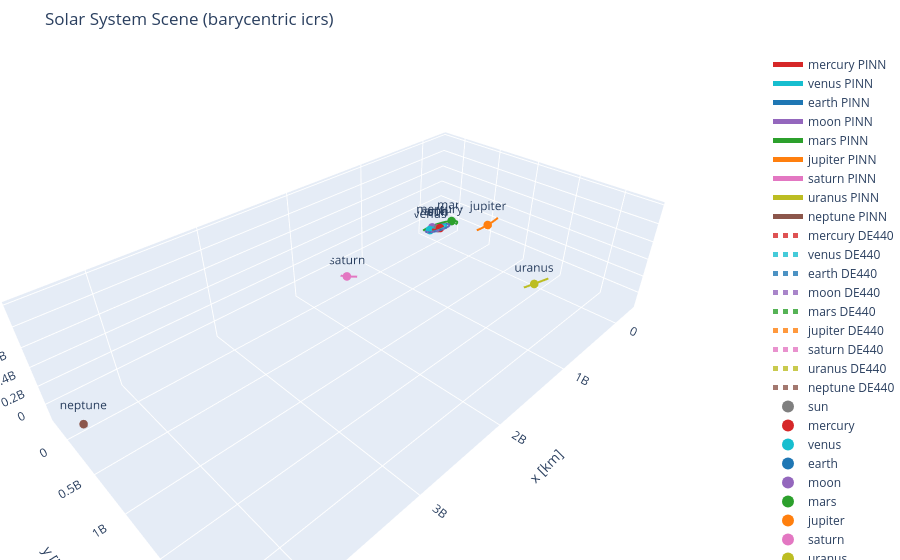

This figure's notebook cell:
### Code cell
import numpy as np

from solsys_emulator.config import DEFAULT_CHECKPOINT_PATH, DEFAULT_KERNEL_PATH
from solsys_emulator.de440_dataset import find_local_kernel, load_kernel, sample_states
from solsys_emulator.inference import EphemerisEmulator
from solsys_emulator.train import load_checkpoint
from solsys_emulator.time_frames import build_time_grid
from solsys_emulator.viz_3d import plot_scene

emu = EphemerisEmulator.from_checkpoint(DEFAULT_CHECKPOINT_PATH)

ckpt_meta = load_checkpoint(DEFAULT_CHECKPOINT_PATH)
train_meta = ckpt_meta.get('train_config', {})
print('Checkpoint split_mode:', train_meta.get('split_mode'))
print('Checkpoint nbody_loss_weight:', train_meta.get('nbody_loss_weight'))

# Tutti i corpi dinamici nel checkpoint (esclude il Sole dalle traiettorie)
bodies_to_compare = [b for b in emu.bodies if b.lower() != 'sun']
print('Corpi in confronto:', bodies_to_compare)

dt_plot_seconds = 21600.0  # 6 ore
plot_t0 = '2025-01-01T00:00:00'
plot_t1 = '2026-01-01T00:00:00'

# Traiettorie PINN
pred_traj = {
    body: emu.predict_trajectory(body, plot_t0, plot_t1, dt_plot_seconds)
    for body in bodies_to_compare
}

# Traiettorie vere da DE440/DE441 (strict)
kernel_path = find_local_kernel([DEFAULT_KERNEL_PATH])
if kernel_path is None:
    raise RuntimeError('Nessun kernel DE440/DE441 trovato in data/.')

kernel = load_kernel(kernel_path)
_, time_grid = build_time_grid(plot_t0, plot_t1, dt_plot_seconds)
true_states, meta = sample_states(time_grid, bodies=bodies_to_compare, kernel=kernel)
true_traj = {body: true_states[:, idx, :3] for idx, body in enumerate(bodies_to_compare)}

print('Kernel usato:', kernel_path)
print('Source:', meta.get('source'))

for body in bodies_to_compare:
    err = pred_traj[body] - true_traj[body]
    rmse = np.sqrt(np.mean(np.sum(err * err, axis=1)))
    print(f'{body:8s} RMSE position [km]: {rmse:,.2f}')

state_t = emu.predict_state('2025-06-01T00:00:00')
fig = plot_scene(
    states_at_t=state_t,
    trajectories=pred_traj,
    reference_trajectories=true_traj,
    reference_label='DE440',
    frame_label='barycentric icrs',
    units_label='km',
)
fig.show()

### Figure 1 — Plotly figure (JSON) as saved in the notebook; plotly's stock layout.template omitted (floating-point values rounded to 4 significant figures; data arrays with more than 128 entries replaced by an {"elided": "..."} marker saying what was removed)
{"data": [{"line": {"color": "#d62728", "width": 4}, "mode": "lines", "name": "mercury PINN", "x": {"elided": "1461 float values"}, "y": {"elided": "1461 float values"}, "z": {"elided": "1461 float values"}, "type": "scatter3d"}, {"line": {"color": "#17becf", "width": 4}, "mode": "lines", "name": "venus PINN", "x": {"elided": "1461 float values"}, "y": {"elided": "1461 float values"}, "z": {"elided": "1461 float values"}, "type": "scatter3d"}, {"line": {"color": "#1f77b4", "width": 4}, "mode": "lines", "name": "earth PINN", "x": {"elided": "1461 float values"}, "y": {"elided": "1461 float values"}, "z": {"elided": "1461 float values"}, "type": "scatter3d"}, {"line": {"color": "#9467bd", "width": 4}, "mode": "lines", "name": "moon PINN", "x": {"elided": "1461 float values"}, "y": {"elided": "1461 float values"}, "z": {"elided": "1461 float values"}, "type": "scatter3d"}, {"line": {"color": "#2ca02c", "width": 4}, "mode": "lines", "name": "mars PINN", "x": {"elided": "1461 float values"}, "y": {"elided": "1461 float values"}, "z": {"elided": "1461 float values"}, "type": "scatter3d"}, {"line": {"color": "#ff7f0e", "width": 4}, "mode": "lines", "name": "jupiter PINN", "x": {"elided": "1461 float values"}, "y": {"elided": "1461 float values"}, "z": {"elided": "1461 float values"}, "type": "scatter3d"}, {"line": {"color": "#e377c2", "width": 4}, "mode": "lines", "name": "saturn PINN", "x": {"elided": "1461 float values"}, "y": {"elided": "1461 float values"}, "z": {"elided": "1461 float values"}, "type": "scatter3d"}, {"line": {"color": "#bcbd22", "width": 4}, "mode": "lines", "name": "uranus PINN", "x": {"elided": "1461 float values"}, "y": {"elided": "1461 float values"}, "z": {"elided": "1461 float values"}, "type": "scatter3d"}, {"line": {"color": "#8c564b", "width": 4}, "mode": "lines", "name": "neptune PINN", "x": {"elided": "1461 float values"}, "y": {"elided": "1461 float values"}, "z": {"elided": "1461 float values"}, "type": "scatter3d"}, {"line": {"color": "#d62728", "dash": "dot", "width": 2}, "mode": "lines", "name": "mercury DE440", "opacity": 0.8, "x": {"elided": "1461 float values"}, "y": {"elided": "1461 float values"}, "z": {"elided": "1461 float values"}, "type": "scatter3d"}, {"line": {"color": "#17becf", "dash": "dot", "width": 2}, "mode": "lines", "name": "venus DE440", "opacity": 0.8, "x": {"elided": "1461 float values"}, "y": {"elided": "1461 float values"}, "z": {"elided": "1461 float values"}, "type": "scatter3d"}, {"line": {"color": "#1f77b4", "dash": "dot", "width": 2}, "mode": "lines", "name": "earth DE440", "opacity": 0.8, "x": {"elided": "1461 float values"}, "y": {"elided": "1461 float values"}, "z": {"elided": "1461 float values"}, "type": "scatter3d"}, {"line": {"color": "#9467bd", "dash": "dot", "width": 2}, "mode": "lines", "name": "moon DE440", "opacity": 0.8, "x": {"elided": "1461 float values"}, "y": {"elided": "1461 float values"}, "z": {"elided": "1461 float values"}, "type": "scatter3d"}, {"line": {"color": "#2ca02c", "dash": "dot", "width": 2}, "mode": "lines", "name": "mars DE440", "opacity": 0.8, "x": {"elided": "1461 float values"}, "y": {"elided": "1461 float values"}, "z": {"elided": "1461 float values"}, "type": "scatter3d"}, {"line": {"color": "#ff7f0e", "dash": "dot", "width": 2}, "mode": "lines", "name": "jupiter DE440", "opacity": 0.8, "x": {"elided": "1461 float values"}, "y": {"elided": "1461 float values"}, "z": {"elided": "1461 float values"}, "type": "scatter3d"}, {"line": {"color": "#e377c2", "dash": "dot", "width": 2}, "mode": "lines", "name": "saturn DE440", "opacity": 0.8, "x": {"elided": "1461 float values"}, "y": {"elided": "1461 float values"}, "z": {"elided": "1461 float values"}, "type": "scatter3d"}, {"line": {"color": "#bcbd22", "dash": "dot", "width": 2}, "mode": "lines", "name": "uranus DE440", "opacity": 0.8, "x": {"elided": "1461 float values"}, "y": {"elided": "1461 float values"}, "z": {"elided": "1461 float values"}, "type": "scatter3d"}, {"line": {"color": "#8c564b", "dash": "dot", "width": 2}, "mode": "lines", "name": "neptune DE440", "opacity": 0.8, "x": {"elided": "1461 float values"}, "y": {"elided": "1461 float values"}, "z": {"elided": "1461 float values"}, "type": "scatter3d"}, {"marker": {"color": "#7f7f7f", "size": 5}, "mode": "markers+text", "name": "sun", "text": ["sun"], "textposition": "top center", "x": [-693000.0], "y": [-741400.0], "z": [-295300.0], "type": "scatter3d"}, {"marker": {"color": "#d62728", "size": 5}, "mode": "markers+text", "name": "mercury", "text": ["mercury"], "textposition": "top center", "x": [7110000.0], "y": [39590000.0], "z": [20450000.0], "type": "scatter3d"}, {"marker": {"color": "#17becf", "size": 5}, "mode": "markers+text", "name": "venus", "text": ["venus"], "textposition": "top center", "x": [43420000.0], "y": [-90480000.0], "z": [-43460000.0], "type": "scatter3d"}, {"marker": {"color": "#1f77b4", "size": 5}, "mode": "markers+text", "name": "earth", "text": ["earth"], "textposition": "top center", "x": [-51490000.0], "y": [-131800000.0], "z": [-57130000.0], "type": "scatter3d"}, {"marker": {"color": "#9467bd", "size": 5}, "mode": "markers+text", "name": "moon", "text": ["moon"], "textposition": "top center", "x": [-51780000.0], "y": [-131600000.0], "z": [-56990000.0], "type": "scatter3d"}, {"marker": {"color": "#2ca02c", "size": 5}, "mode": "markers+text", "name": "mars", "text": ["mars"], "textposition": "top center", "x": [-247700000.0], "y": [12870000.0], "z": [12580000.0], "type": "scatter3d"}, {"marker": {"color": "#ff7f0e", "size": 5}, "mode": "markers+text", "name": "jupiter", "text": ["jupiter"], "textposition": "top center", "x": [-13970000.0], "y": [705100000.0], "z": [302700000.0], "type": "scatter3d"}, {"marker": {"color": "#e377c2", "size": 5}, "mode": "markers+text", "name": "saturn", "text": ["saturn"], "textposition": "top center", "x": [1426000000.0], "y": [-107200000.0], "z": [-105400000.0], "type": "scatter3d"}, {"marker": {"color": "#bcbd22", "size": 5}, "mode": "markers+text", "name": "uranus", "text": ["uranus"], "textposition": "top center", "x": [1586000000.0], "y": [2254000000.0], "z": [965100000.0], "type": "scatter3d"}, {"marker": {"color": "#8c564b", "size": 5}, "mode": "markers+text", "name": "neptune", "text": ["neptune"], "textposition": "top center", "x": [4470000000.0], "y": [18620000.0], "z": [-103600000.0], "type": "scatter3d"}], "layout": {"scene": {"xaxis": {"title": {"text": "x [km]"}, "showgrid": true, "zeroline": true}, "yaxis": {"title": {"text": "y [km]"}, "showgrid": true, "zeroline": true}, "zaxis": {"title": {"text": "z [km]"}, "showgrid": true, "zeroline": true}, "aspectmode": "data"}, "legend": {"itemsizing": "constant"}, "margin": {"l": 0, "r": 0, "t": 50, "b": 0}, "title": {"text": "Solar System Scene (barycentric icrs)"}}}
